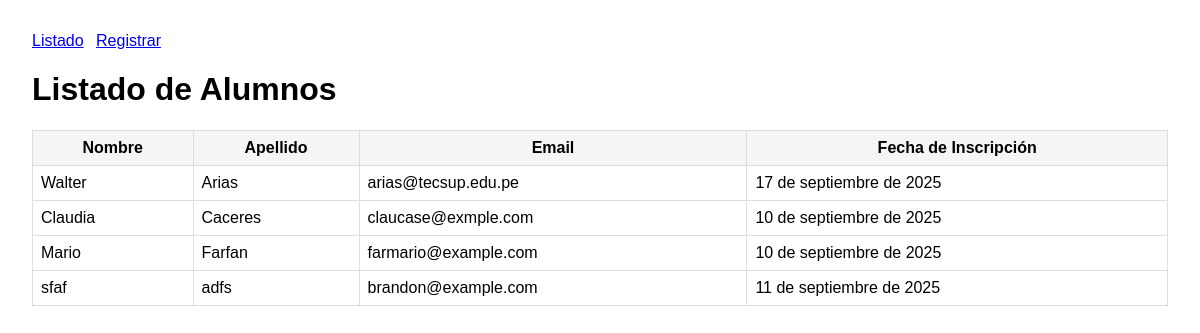
The page / on the database its author committed.
### students/models.py (models this page shows, shortened)
class Student(models.Model):
    first_name = models.CharField(max_length=100)
    last_name = models.CharField(max_length=100)
    email = models.EmailField(unique=True)
    enrollment_date = models.DateField()

### students/views.py (the view)
# urls.py: path("", views.student_list, name="student_list"),
def student_list(request):
    students = Student.objects.all().order_by("last_name", "first_name")
    return render(request, "students/student_list.html", {"students": students})

### templates/students/student_list.html (shortened to what this page needs)
{% extends "students/base.html" %}
{% block content %}
<h1>Listado de Alumnos</h1>
<table>
    <thead>
        <tr>
            <th>Nombre</th>
            <th>Apellido</th>
            <th>Email</th>
            <th>Fecha de Inscripción</th>
        </tr>
    </thead>
    <tbody>
        {% for s in students %}
        <tr>
            <td>{{ s.first_name }}</td>
            <td>{{ s.last_name }}</td>
            <td>{{ s.email }}</td>
            <td>{{ s.enrollment_date }}</td>
        </tr>
        {% empty %}
        <tr>
            <td colspan="4">No hay alumnos registrados.</td>
        </tr>
        {% endfor %}
    </tbody>
</table>
{% endblock %}

### templates/students/base.html (shortened to what this page needs)
<!DOCTYPE html>
<html lang="es">
<head>
</head>
<body>
<header>
    <a href="/">Listado</a>
    <a href="/register/">Registrar</a>
</header>
{% block content %}{% endblock %}
</body>
</html>

### templates/students/base.html (style rules this page uses)
body { font-family: Arial, sans-serif; margin: 2rem; }
header { margin-bottom: 1rem; }
a { margin-right: .5rem; }
table { border-collapse: collapse; width: 100%; }
th, td { border: 1px solid #ddd; padding: .5rem; }
th { background: #f5f5f5; }

### rows shown on the page
Student: first_name "Walter", last_name "Arias", email "arias@tecsup.edu.pe", enrollment_date "17 de septiembre de 2025"
Student: first_name "Claudia", last_name "Caceres", email "claucase@exmple.com", enrollment_date "10 de septiembre de 2025"
Student: first_name "Mario", last_name "Farfan", email "farmario@example.com", enrollment_date "10 de septiembre de 2025"
Student: first_name "sfaf", last_name "adfs", email "brandon@example.com", enrollment_date "11 de septiembre de 2025"
